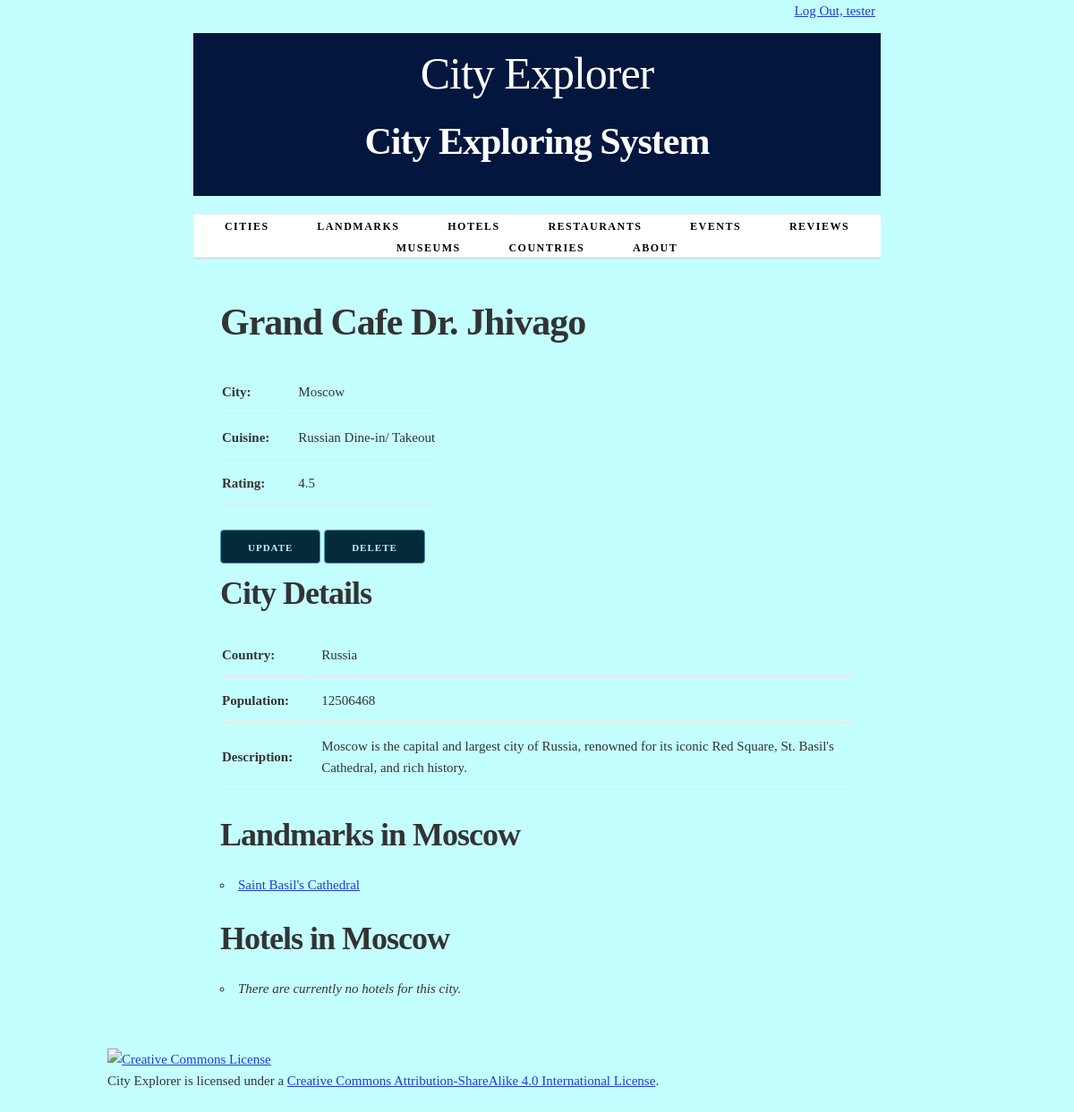
The page /restaurant/6/ (signed in) on the database its author committed.
### cities/models.py (models this page shows, shortened)
class Restaurant(models.Model):
    city = models.ForeignKey(City, on_delete=models.CASCADE)
    name = models.CharField(max_length=100, unique=True)
    cuisine = models.CharField(max_length=100)
    rating = models.FloatField()
    class Meta:
        ordering = ['name']

class City(models.Model):
    name = models.CharField(max_length=100, unique=True)
    country = models.CharField(max_length=100)
    population = models.IntegerField()
    description = models.TextField(blank=True)
    class Meta:
        verbose_name_plural = "cities"
        ordering = ['name']

class Landmark(models.Model):
    HUMAN_MADE = 'Human-made'
    NATURAL = 'Natural'
    LANDMARK_TYPES = [
        (HUMAN_MADE, 'Human-made'),
        (NATURAL, 'Natural'),
    ]
    city = models.ForeignKey(City, on_delete=models.CASCADE)
    name = models.CharField(max_length=100, unique=True)
    description = models.TextField(blank=True)
    landmark_type = models.CharField(
        max_length=50,
        choices=LANDMARK_TYPES,
        default=HUMAN_MADE,
    )
    def get_absolute_url(self):
        return reverse('landmark-detail', args=[str(self.id)])
    class Meta:
        ordering = ['name']

### cities/views.py (the view)
class RestaurantDetail(LoginRequiredMixin, PermissionRequiredMixin, View):
    permission_required = 'cities.view_restaurant'
    permission_required = 'cities.add_restaurant'
    permission_required = 'cities.change_restaurant'
    permission_required = 'cities.delete_restaurant'
    def get(self, request, restaurant_id):
        restaurant = get_object_or_404(Restaurant, pk=restaurant_id)
        return render(request, 'cities/restaurant_detail.html', {'restaurant': restaurant})

### cities/templates/cities/restaurant_detail.html (shortened to what this page needs)
{% extends 'cities/base.html' %}
{% block content %}
    <h2>{{ restaurant.name }}</h2>
    <section>
        <table>
            <tr>
                <th>City:</th>
                <td>{{ restaurant.city.name }}</td>
            </tr>
            <tr>
                <th>Cuisine:</th>
                <td>{{ restaurant.cuisine }}</td>
            </tr>
            <tr>
                <th>Rating:</th>
                <td>{{ restaurant.rating }}</td>
            </tr>
        </table>
    </section>
    <section>
    {%  if perms.cities.change_restaurant %}
        <a href="{% url 'update-restaurant' restaurant.id %}"class="button button-primary">Update</a>
    {% endif %}
    {%  if perms.cities.delete_restaurant %}
        <a href="{% url 'delete-restaurant' restaurant.id %}"class="button button-primary">Delete</a>
    {% endif %}
    </section>
    <section>
        <h3>City Details</h3>
        <table>
            <tr>
                <th>Country:</th>
                <td>{{ restaurant.city.country }}</td>
            </tr>
            <tr>
                <th>Population:</th>
                <td>{{ restaurant.city.population }}</td>
            </tr>
            {% if restaurant.city.description %}
                <tr>
                    <th>Description:</th>
                    <td>{{ restaurant.city.description }}</td>
                </tr>
            {% endif %}
        </table>
    </section>
    <section>
        <h3>Landmarks in {{ restaurant.city.name }}</h3>
        <ul>
            {% for landmark in restaurant.city.landmark_set.all %}
                <li>
                    <a href="{{ landmark.get_absolute_url }}">{{ landmark.name }}</a>
                </li>
            {% empty %}
                <li><em>There are currently no landmarks for this city.</em></li>
            {% endfor %}
        </ul>
    </section>
    <section>
        <h3>Hotels in {{ restaurant.city.name }}</h3>
        <ul>
            {% for hotel in restaurant.city.hotel_set.all %}
                <li>
                    <a href="{{ hotel.get_absolute_url }}">{{ hotel.name }}</a>
                </li>
            {% empty %}
                <li><em>There are currently no hotels for this city.</em></li>
            {% endfor %}
        </ul>
    </section>
{% endblock %}

### cities/templates/cities/base.html (shortened to what this page needs)
{% load static %}
<!DOCTYPE html>
<html lang="en">
<head>
    <link rel="stylesheet" type="text/css" href="{% static 'cities/normalize.css' %}">
    <link rel="stylesheet" type="text/css" href="{% static 'cities/skeleton.css' %}">
    <link rel="stylesheet" type="text/css" href="{% static 'cities/style.css' %}">
</head>
<div class="container">
    <div class="status row">
        <div class="offset-by-eight four columns">
            <ul class="inline">
                {% if user.is_authenticated %}
                    <li><a href="{% url 'logout_urlpattern' %}">
                        Log Out, {{ user.get_username }}</a></li>
                {% else %}
                    <li><a href="{% url 'login_urlpattern' %}">
                        Log In</a></li>
                {% endif %}
            </ul>
        </div>
    </div>
<body>
    <div class="container">
        <header class="row">
            <div class="offset-by-one ten columns">
                <h1>City Explorer</h1>
                <h2>City Exploring System</h2>
            </div>
        </header>
        <nav>
            <ul>
                {% if perms.cities.view_city %}
                <li>
                    <a href="{% url 'cities_city_list_urlpattern' %}">
                        Cities</a></li>
                {% endif %}
                {% if perms.cities.view_landmark %}
                <li>
                    <a href="{% url 'cities_landmark_list_urlpattern' %}">
                        Landmarks</a></li>
                 {% endif %}
                {% if perms.cities.view_hotel %}
                <li>
                    <a href="{% url 'cities_hotel_list_urlpattern' %}">
                        Hotels</a></li>
                {% endif %}
                {% if perms.cities.view_restaurant %}
                <li>
                    <a href="{% url 'cities_restaurant_list_urlpattern' %}">
                        Restaurants</a></li>
                {% endif %}
                {% if perms.cities.view_event %}
                <li>
                    <a href="{% url 'cities_event_list_urlpattern' %}">
                        Events</a></li>
                {% endif %}
                {% if perms.cities.view_review %}
                <li>
                    <a href="{% url 'cities_review_list_urlpattern' %}">
                        Reviews</a></li>
                {% endif %}
                {% if perms.cities.view_museum %}
                <li>
                    <a href="{% url 'cities_museum_list_urlpattern' %}">
                        Museums</a></li>
                {% endif %}
                {% if perms.cities.view_country %}
                <li>
                    <a href="{% url 'cities_country_list_urlpattern' %}">
                        Countries</a></li>
                {% endif %}
                <li>
                     <a href="{% url 'about_urlpattern' %}">
                        About</a>
                </li>
            </ul>
        </nav>
        <main>
            {% block content %}{% endblock %}
        </main>
</div>
</body>
</html>
<footer>
    <p>
        <a rel="license" href="http://creativecommons.org/licenses/by-sa/4.0/">
            <img alt="Creative Commons License" style="border-width:0"
                 src="https://i.creativecommons.org/l/by-sa/4.0/88x31.png"/>
        </a><br/>
        <span xmlns:dct="http://purl.org/dc/terms/" property="dct:title">City Explorer</span>
        is licensed under a
        <a rel="license" href="http://creativecommons.org/licenses/by-sa/4.0/">Creative Commons Attribution-ShareAlike
            4.0 International License</a>.
    </p>
</footer>
</body>
</html>

### cities/static/cities/skeleton.css (style rules this page uses)
.container { position: relative; width: 100%; max-width: 960px; margin: 0 auto; padding: 0 20px; box-sizing: border-box; }
.column, .columns { width: 100%; float: left; box-sizing: border-box; }
@media (min-width: 400px) { .container { width: 85%; padding: 0; } }
@media (min-width: 550px) { .container { width: 80%; } }
@media (min-width: 550px) { .column, .columns { margin-left: 4%; } }
@media (min-width: 550px) { .column:first-child, .columns:first-child { margin-left: 0; } }
@media (min-width: 550px) { .four.columns { width: 30.6666666667%; } }
@media (min-width: 550px) { .ten.columns { width: 82.6666666667%; } }
@media (min-width: 550px) { .offset-by-one.column, .offset-by-one.columns { margin-left: 8.66666666667%; } }
@media (min-width: 550px) { .offset-by-eight.column, .offset-by-eight.columns { margin-left: 69.3333333333%; } }
html { font-size: 62.5%; }
body { font-size: 1.5em; line-height: 1.6; font-weight: 400; font-family: "Raleway", "HelveticaNeue", "Helvetica Neue", Helvetica, Arial, sans-serif; color: #222; }
h1, h2, h3, h4, h5, h6 { margin-top: 0; margin-bottom: 2rem; font-weight: 300; }
h1 { font-size: 4.0rem; line-height: 1.2; letter-spacing: -0.1rem; }
h2 { font-size: 3.6rem; line-height: 1.25; letter-spacing: -0.1rem; }
h3 { font-size: 3.0rem; line-height: 1.3; letter-spacing: -0.1rem; }
@media (min-width: 550px) { h1 { font-size: 5.0rem; } }
@media (min-width: 550px) { h2 { font-size: 4.2rem; } }
@media (min-width: 550px) { h3 { font-size: 3.6rem; } }
p { margin-top: 0; }
a { color: #1e3ddb; }
.button, button, input[type="submit"], input[type="reset"], input[type="button"] { display: inline-block; height: 38px; padding: 0 30px; color: #555; text-align: center; font-size: 11px; font-weight: 600; line-height: 38px; letter-spacing: 0.1rem; text-transform: uppercase; text-decoration: none; white-space: nowrap; background-color: transparent; border-radius: 4px; border: 1px solid #bbb; cursor: pointer; box-sizing: border-box; }
.button.button-primary, button.button-primary, input[type="submit"].button-primary, input[type="reset"].button-primary, input[type="button"].button-primary { color: #b6f9ff; background-color: #052a38; border-color: #439bb6; }
ul { list-style: circle inside; }
ol, ul { padding-left: 0; margin-top: 0; }
li { margin-bottom: 1rem; }
th, td { padding: 12px 15px; text-align: left; border-bottom: 1px solid #fcdede; }
th:first-child, td:first-child { padding-left: 0; }
th:last-child, td:last-child { padding-right: 0; }
button, .button { margin-bottom: 1rem; }
pre, blockquote, dl, figure, table, p, ul, ol, form { margin-bottom: 2.5rem; }
.container:after, .row:after, .u-cf { content: ""; display: table; clear: both; }

### cities/static/cities/style.css (style rules this page uses)
html { height: 100%; background-color: #555; }
body { background-color: white; }
header h1 { display: inline-block; font-weight: normal; font-style: normal; width: 100%; margin-top: 0; padding-top: 0; }
nav { border-top: 1px solid #eee; width: 100%; border-bottom: 1px solid #eee; margin: 0 0 1em; padding: 0; }
nav ul { margin: 0; padding: 1em 0; list-style-type: none; text-align: center; }
nav ul li { display: inline; padding: 0; margin: 0 0.25em; font-weight: 600; text-transform: uppercase; text-align: center; font-size: 1rem; letter-spacing: .10rem; }
@media (min-width: 400px) { nav ul li { letter-spacing: .15rem; font-size: 1.2rem; margin: 0 0.5em; } }
@media (min-width: 550px) { nav ul li { margin: 0 0.75em; } }
nav ul li a { color: #555; text-decoration: none; background-color: transparent; cursor: pointer; }
.inline { list-style-type: none; padding: 0; margin: 0 0 -0.5em; }
.inline li { display: inline; }

### cities/templates/cities/base.html (style rules this page uses)
body { font-family: Baskerville, serif; line-height: 1.6; color: #333; background-color: #c4ffff; }
h1, h2, h3 { font-weight: 600; }
header { background-color: #03163d; padding: 1em 0; text-align: center; color: white; }
nav { background-color: #ffffff; border-bottom: 1px solid #ccc; }
nav ul { list-style-type: none; margin: 0; padding: 0; text-align: center; }
nav ul li { display: inline-block; margin: 0 10px; }
nav ul li a { color: #000000; text-decoration: none; padding: 10px 15px; border-radius: 4px; transition: background-color 0.3s ease; }
main { padding: 2em; }
.row { margin-bottom: 20px; }
.four.columns { text-align: center; }

### rows shown on the page
Restaurant: name "Grand Cafe Dr. Jhivago", city.name "Moscow", cuisine "Russian Dine-in/ Takeout", rating "4.5", city.country "Russia", city.population "12506468", city.description "Moscow is the capital and largest city of Russia, renowned for its iconic Red Square, St. Basil's Cathedral, and rich history."
Landmark: name "Saint Basil's Cathedral"

### other values the page prints
{{ user.get_username }} "tester"
